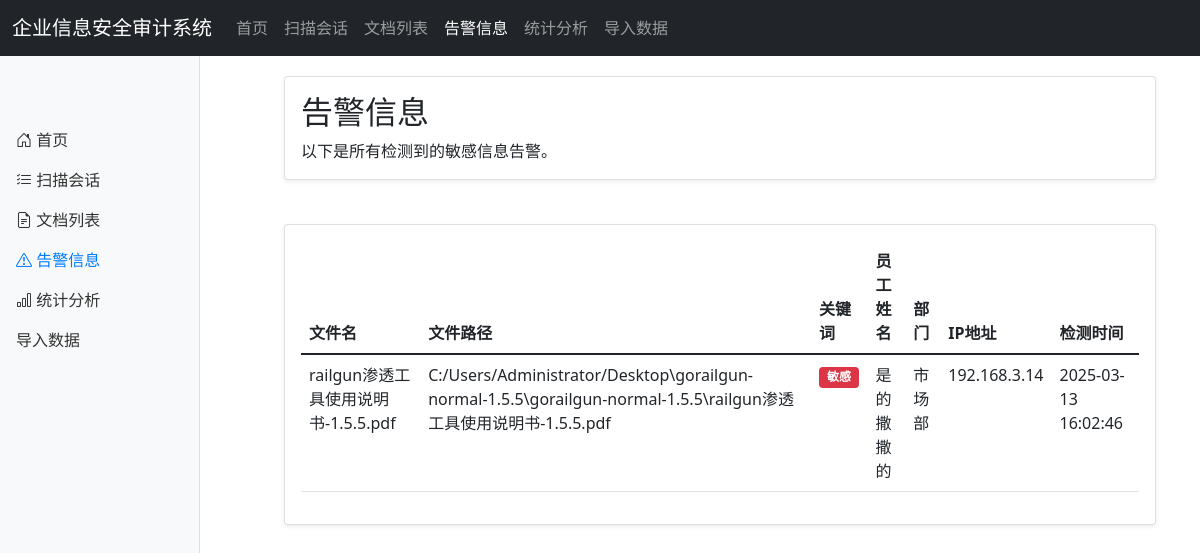
Screenshot of /alerts with the database file from the repository.
### server.py (models this page shows, shortened)
class Alert(db.Model):
    id = db.Column(db.Integer, primary_key=True)
    session_id = db.Column(db.Integer, db.ForeignKey('scan_session.id'), nullable=False)
    file_name = db.Column(db.String(255), nullable=False)
    file_path = db.Column(db.String(1000), nullable=False)
    keyword = db.Column(db.String(100), nullable=False)
    detection_time = db.Column(db.DateTime, nullable=False)
    session = db.relationship('ScanSession', backref=db.backref('alerts', lazy=True))

class ScanSession(db.Model):
    id = db.Column(db.Integer, primary_key=True)
    machine_id = db.Column(db.String(50), nullable=False)
    hostname = db.Column(db.String(100), nullable=False)
    ip_address = db.Column(db.String(50), nullable=False)
    employee_name = db.Column(db.String(100), nullable=False)
    department = db.Column(db.String(100), nullable=False)
    scan_time = db.Column(db.DateTime, nullable=False)
    scan_start_time = db.Column(db.DateTime, nullable=True)
    scan_end_time = db.Column(db.DateTime, nullable=True)
    scan_duration = db.Column(db.Float, nullable=True)  # 存储扫描耗时（秒）

### server.py (the view)
@app.route('/alerts')
def all_alerts():
    alerts = Alert.query.join(ScanSession).order_by(desc(Alert.detection_time)).all()
    return render_template('alerts.html', alerts=alerts)

### server.py (called while the page is built)
@app.context_processor
def utility_processor():
    def get_session(session_id):
        return ScanSession.query.get(session_id)
    return dict(get_session=get_session)

### templates/alerts.html (shortened to what this page needs)
{% extends "base.html" %}
{% block content %}
<div class="container">
    <div class="row mb-4">
        <div class="col-12">
            <div class="card">
                <div class="card-body">
                    <h2 class="card-title">告警信息</h2>
                    <p class="card-text">
                        以下是所有检测到的敏感信息告警。
                    </p>
                </div>
            </div>
        </div>
    </div>
    <div class="row">
        <div class="col-12">
            <div class="card">
                <div class="card-body">
                    <div class="table-responsive">
                        <table class="table table-hover" id="alertsTable">
                            <thead>
                                <tr>
                                    <th>文件名</th>
                                    <th>文件路径</th>
                                    <th>关键词</th>
                                    <th>员工姓名</th>
                                    <th>部门</th>
                                    <th>IP地址</th>
                                    <th>检测时间</th>
                                </tr>
                            </thead>
                            <tbody>
                                {% for alert in alerts %}
                                <tr>
                                    <td>{{ alert.file_name }}</td>
                                    <td>{{ alert.file_path }}</td>
                                    <td><span class="badge bg-danger">{{ alert.keyword }}</span></td>
                                    <td>{{ alert.session.employee_name }}</td>
                                    <td>{{ alert.session.department }}</td>
                                    <td>{{ alert.session.ip_address }}</td>
                                    <td>{{ alert.detection_time.strftime('%Y-%m-%d %H:%M:%S') }}</td>
                                </tr>
                                {% endfor %}
                            </tbody>
                        </table>
                    </div>
                </div>
            </div>
        </div>
    </div>
</div>
{% endblock %}
{% block extra_css %}
<link rel="stylesheet" href="https://cdn.datatables.net/1.10.25/css/dataTables.bootstrap5.min.css">
{% endblock %}

### templates/base.html (style rules this page uses)
body { padding-top: 56px; min-height: 100vh; display: flex; flex-direction: column; }
.card { margin-bottom: 20px; box-shadow: 0 0.125rem 0.25rem rgba(0, 0, 0, 0.075); }

### rows the page displays
Alert: file_name "railgun渗透工具使用说明书-1.5.5.pdf", file_path "C:/Users/Administrator/Desktop\\gorailgun-normal-1.5.5\\gorailgun-normal-1.5.5\\railgun渗透工具使用说明书-1.5.5.pdf", keyword "敏感", session.employee_name "是的撒撒的", session.department "市场部", session.ip_address "192.168.3.14", detection_time "2025-03-13 16:02:46"
